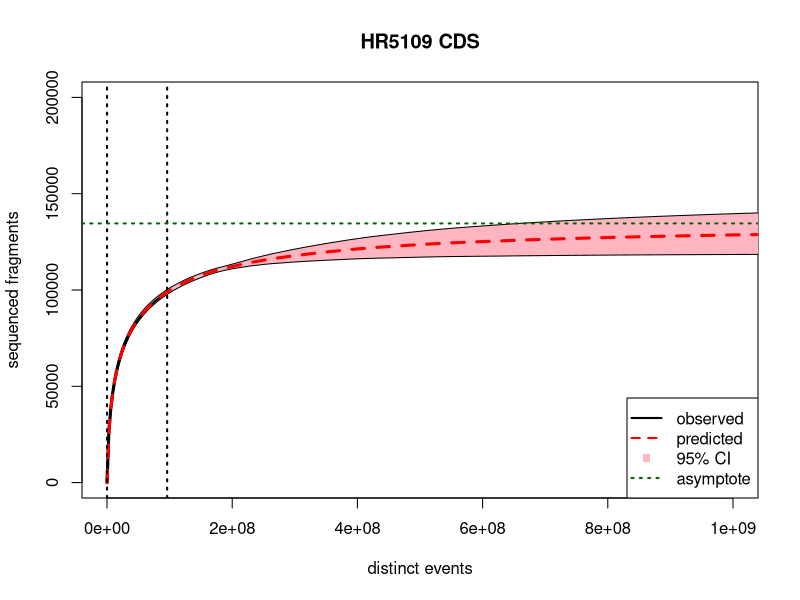
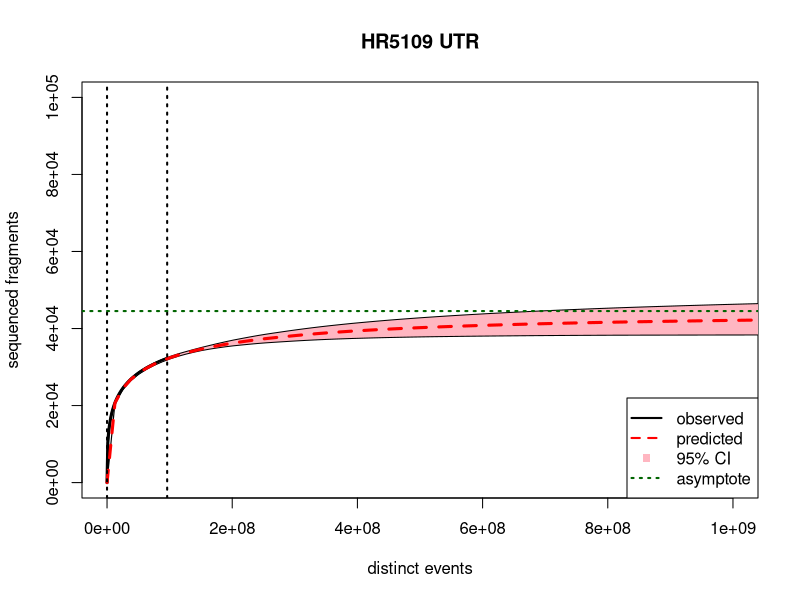
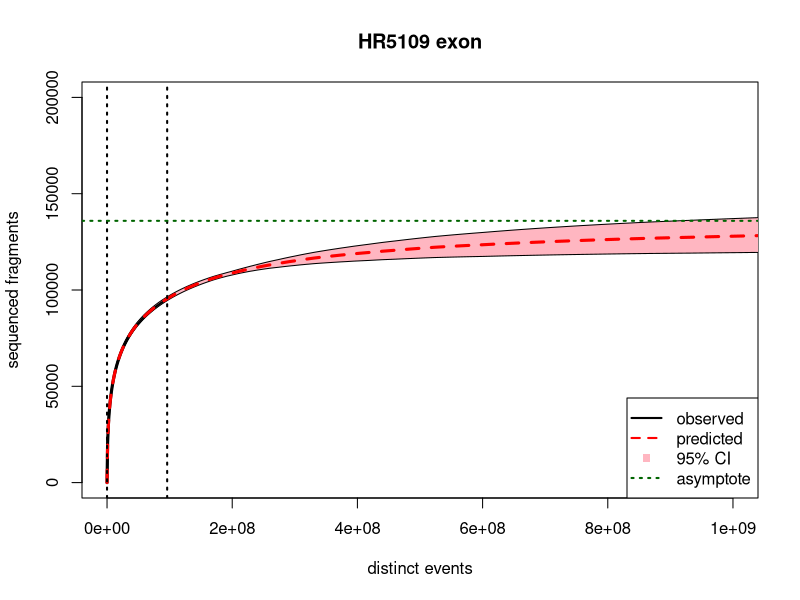
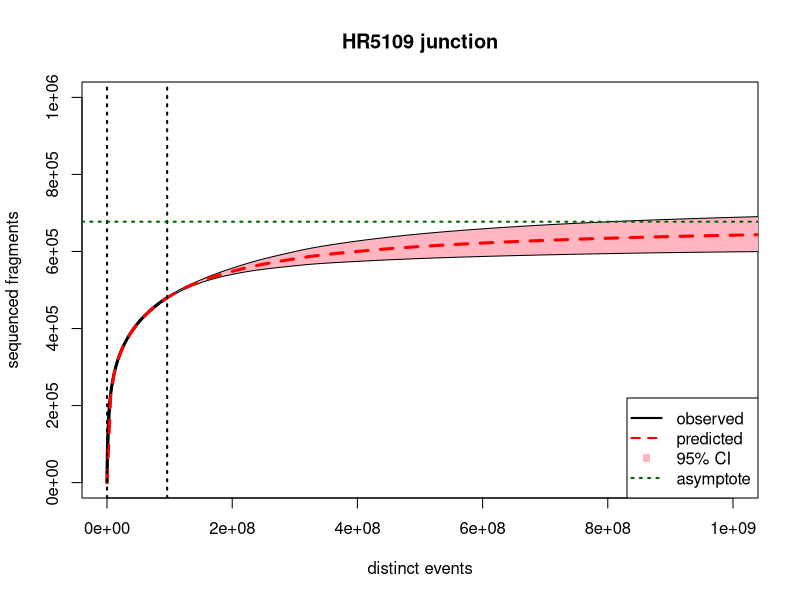
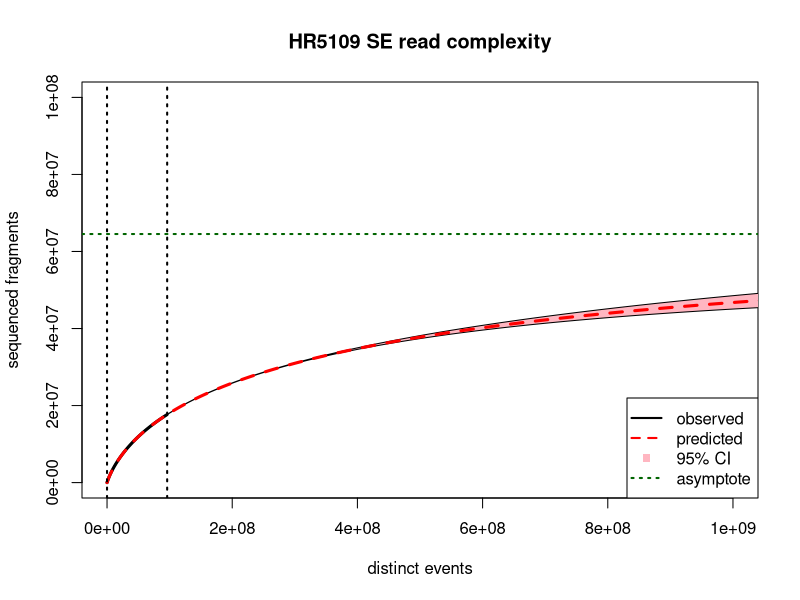
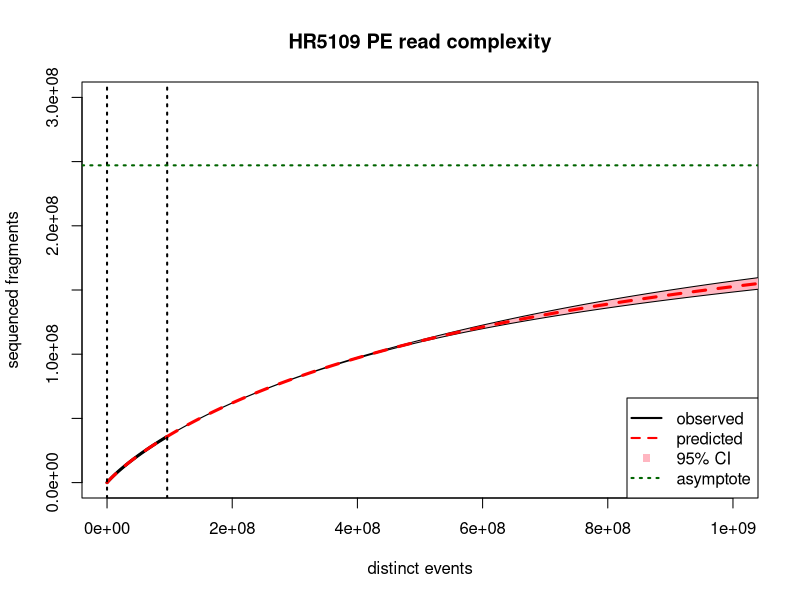

Generate these figures, in order, with R:
## ---- chunk 1
# CDS
mapped_HR5109_features_CDS_counts_lc_extrap = read.table(file="mapped_HR5109_features_CDS_counts_lc_extrap.txt", header=T)
tail(mapped_HR5109_features_CDS_counts_lc_extrap)
mapped_HR5109_features_CDS_counts_c_curve = read.table(file="mapped_HR5109_features_CDS_counts_c_curve.txt", header=T)
tail(mapped_HR5109_features_CDS_counts_c_curve)
scaling_val = 96070080/3194397
plot(scaling_val*mapped_HR5109_features_CDS_counts_c_curve$total_reads, mapped_HR5109_features_CDS_counts_c_curve$distinct_reads, xlim=c(0, 1e9), ylim=c(0, 2e5), lwd=3, type="l", main="HR5109 CDS", xlab="distinct events", ylab="sequenced fragments")
polygon(c(scaling_val*mapped_HR5109_features_CDS_counts_lc_extrap$TOTAL_READS, rev(scaling_val*mapped_HR5109_features_CDS_counts_lc_extrap$TOTAL_READS)), c(mapped_HR5109_features_CDS_counts_lc_extrap$LOWER_0.95CI, rev(mapped_HR5109_features_CDS_counts_lc_extrap$UPPER_0.95CI)), col="lightpink", density=-1)
lines(scaling_val*mapped_HR5109_features_CDS_counts_c_curve$total_reads, mapped_HR5109_features_CDS_counts_c_curve$distinct_reads, lwd=2)
lines(scaling_val*mapped_HR5109_features_CDS_counts_lc_extrap$TOTAL_READS, mapped_HR5109_features_CDS_counts_lc_extrap$EXPECTED_DISTINCT, lty=2, lwd=3, col="red")
abline(v = 0, lty=3, lwd=2)
abline(v = 96070080, lty=3, lwd=2)
abline(h = tail(mapped_HR5109_features_CDS_counts_lc_extrap$EXPECTED_DISTINCT, 1), lty=3, lwd=2, col="darkgreen")
legend("bottomright", legend=c("observed", "predicted", "95% CI", "asymptote"), lty=c(1, 2, NA, 3), pch=c(NA, NA, 15, NA),  lwd=c(2,2,NA,2), col=c("black", "red", "lightpink", "darkgreen"))

# UTR
mapped_HR5109_features_UTR_counts_lc_extrap = read.table(file="mapped_HR5109_features_UTR_counts_lc_extrap.txt", header=T)
tail(mapped_HR5109_features_UTR_counts_lc_extrap)
mapped_HR5109_features_UTR_counts_c_curve = read.table(file="mapped_HR5109_features_UTR_counts_c_curve.txt", header=T)
tail(mapped_HR5109_features_UTR_counts_c_curve)
scaling_val = 96070080/7609716
plot(scaling_val*mapped_HR5109_features_UTR_counts_c_curve$total_reads, mapped_HR5109_features_UTR_counts_c_curve$distinct_reads, xlim=c(0, 1e9), ylim=c(0, 1e5), lwd=3, type="l", main="HR5109 UTR", xlab="distinct events", ylab="sequenced fragments")
polygon(c(scaling_val*mapped_HR5109_features_UTR_counts_lc_extrap$TOTAL_READS, rev(scaling_val*mapped_HR5109_features_UTR_counts_lc_extrap$TOTAL_READS)), c(mapped_HR5109_features_UTR_counts_lc_extrap$LOWER_0.95CI, rev(mapped_HR5109_features_UTR_counts_lc_extrap$UPPER_0.95CI)), col="lightpink", density=-1)
lines(scaling_val*mapped_HR5109_features_UTR_counts_c_curve$total_reads, mapped_HR5109_features_UTR_counts_c_curve$distinct_reads, lwd=2)
lines(scaling_val*mapped_HR5109_features_UTR_counts_lc_extrap$TOTAL_READS, mapped_HR5109_features_UTR_counts_lc_extrap$EXPECTED_DISTINCT, lty=2, lwd=3, col="red")
abline(v = 0, lty=3, lwd=2)
abline(v = 96070080, lty=3, lwd=2)
abline(h = tail(mapped_HR5109_features_UTR_counts_lc_extrap$EXPECTED_DISTINCT, 1), lty=3, lwd=2, col="darkgreen")
legend("bottomright", legend=c("observed", "predicted", "95% CI", "asymptote"), lty=c(1, 2, NA, 3), pch=c(NA, NA, 15, NA),  lwd=c(2,2,NA,2), col=c("black", "red", "lightpink", "darkgreen"))

# exons
mapped_HR5109_features_exon_counts_lc_extrap = read.table(file="mapped_HR5109_features_exon_counts_lc_extrap.txt", header=T)
tail(mapped_HR5109_features_exon_counts_lc_extrap)
mapped_HR5109_features_exon_counts_c_curve = read.table(file="mapped_HR5109_features_exon_counts_c_curve.txt", header=T)
tail(mapped_HR5109_features_exon_counts_c_curve)
scaling_val = 96070080/10220484
plot(scaling_val*mapped_HR5109_features_exon_counts_c_curve$total_reads, mapped_HR5109_features_exon_counts_c_curve$distinct_reads, xlim=c(0, 1e9), ylim=c(0, 2e5), lwd=3, type="l", main="HR5109 exon", xlab="distinct events", ylab="sequenced fragments")
polygon(c(scaling_val*mapped_HR5109_features_exon_counts_lc_extrap$TOTAL_READS, rev(scaling_val*mapped_HR5109_features_exon_counts_lc_extrap$TOTAL_READS)), c(mapped_HR5109_features_exon_counts_lc_extrap$LOWER_0.95CI, rev(mapped_HR5109_features_exon_counts_lc_extrap$UPPER_0.95CI)), col="lightpink", density=-1)
lines(scaling_val*mapped_HR5109_features_exon_counts_c_curve$total_reads, mapped_HR5109_features_exon_counts_c_curve$distinct_reads, lwd=2)
lines(scaling_val*mapped_HR5109_features_exon_counts_lc_extrap$TOTAL_READS, mapped_HR5109_features_exon_counts_lc_extrap$EXPECTED_DISTINCT, lty=2, lwd=3, col="red")
abline(v = 0, lty=3, lwd=2)
abline(v = 96070080, lty=3, lwd=2)
abline(h = tail(mapped_HR5109_features_exon_counts_lc_extrap$EXPECTED_DISTINCT, 1), lty=3, lwd=2, col="darkgreen")
legend("bottomright", legend=c("observed", "predicted", "95% CI", "asymptote"), lty=c(1, 2, NA, 3), pch=c(NA, NA, 15, NA),  lwd=c(2,2,NA,2), col=c("black", "red", "lightpink", "darkgreen"))

# junctions
mapped_HR5109_features_junction_counts_lc_extrap = read.table(file="mapped_HR5109_features_junction_counts_lc_extrap.txt", header=T)
tail(mapped_HR5109_features_junction_counts_lc_extrap)
mapped_HR5109_features_junction_counts_c_curve = read.table(file="mapped_HR5109_features_junction_counts_c_curve.txt", header=T)
tail(mapped_HR5109_features_junction_counts_c_curve)
scaling_val = 96070080/32199494
plot(scaling_val*mapped_HR5109_features_junction_counts_c_curve$total_reads, mapped_HR5109_features_junction_counts_c_curve$distinct_reads, xlim=c(0, 1e9), ylim=c(0, 1e6), lwd=3, type="l", main="HR5109 junction", xlab="distinct events", ylab="sequenced fragments")
polygon(c(scaling_val*mapped_HR5109_features_junction_counts_lc_extrap$TOTAL_READS, rev(scaling_val*mapped_HR5109_features_junction_counts_lc_extrap$TOTAL_READS)), c(mapped_HR5109_features_junction_counts_lc_extrap$LOWER_0.95CI, rev(mapped_HR5109_features_junction_counts_lc_extrap$UPPER_0.95CI)), col="lightpink", density=-1)
lines(scaling_val*mapped_HR5109_features_junction_counts_c_curve$total_reads, mapped_HR5109_features_junction_counts_c_curve$distinct_reads, lwd=2)
lines(scaling_val*mapped_HR5109_features_junction_counts_lc_extrap$TOTAL_READS, mapped_HR5109_features_junction_counts_lc_extrap$EXPECTED_DISTINCT, lty=2, lwd=3, col="red")
abline(v = 0, lty=3, lwd=2)
abline(v = 96070080, lty=3, lwd=2)
abline(h = tail(mapped_HR5109_features_junction_counts_lc_extrap$EXPECTED_DISTINCT, 1), lty=3, lwd=2, col="darkgreen")
legend("bottomright", legend=c("observed", "predicted", "95% CI", "asymptote"), lty=c(1, 2, NA, 3), pch=c(NA, NA, 15, NA),  lwd=c(2,2,NA,2), col=c("black", "red", "lightpink", "darkgreen"))
## ---- chunk 2
# SE read complexity
mapped_HR5109_se_read_dup_lc_extrap = read.table(file="mapped_HR5109_se_read_dup_lc_extrap.txt", header=T)
tail(mapped_HR5109_se_read_dup_lc_extrap)
mapped_HR5109_se_read_dup_c_curve = read.table(file="mapped_HR5109_se_read_dup_c_curve.txt", header=T)
tail(mapped_HR5109_se_read_dup_c_curve)
scaling_val = 96070080/58196054
plot(scaling_val*mapped_HR5109_se_read_dup_c_curve$total_reads, mapped_HR5109_se_read_dup_c_curve$distinct_reads, xlim=c(0, 1e9), ylim=c(0, 1e8), lwd=3, type="l", main="HR5109 SE read complexity", xlab="distinct events", ylab="sequenced fragments")
polygon(c(scaling_val*mapped_HR5109_se_read_dup_lc_extrap$TOTAL_READS, rev(scaling_val*mapped_HR5109_se_read_dup_lc_extrap$TOTAL_READS)), c(mapped_HR5109_se_read_dup_lc_extrap$LOWER_0.95CI, rev(mapped_HR5109_se_read_dup_lc_extrap$UPPER_0.95CI)), col="lightpink", density=-1)
lines(scaling_val*mapped_HR5109_se_read_dup_c_curve$total_reads, mapped_HR5109_se_read_dup_c_curve$distinct_reads, lwd=2)
lines(scaling_val*mapped_HR5109_se_read_dup_lc_extrap$TOTAL_READS, mapped_HR5109_se_read_dup_lc_extrap$EXPECTED_DISTINCT, lty=2, lwd=3, col="red")
abline(v = 0, lty=3, lwd=2)
abline(v = 96070080, lty=3, lwd=2)
abline(h = tail(mapped_HR5109_se_read_dup_lc_extrap$EXPECTED_DISTINCT, 1), lty=3, lwd=2, col="darkgreen")
legend("bottomright", legend=c("observed", "predicted", "95% CI", "asymptote"), lty=c(1, 2, NA, 3), pch=c(NA, NA, 15, NA),  lwd=c(2,2,NA,2), col=c("black", "red", "lightpink", "darkgreen"))

# PE read complexity
mapped_HR5109_pe_read_dup_lc_extrap = read.table(file="mapped_HR5109_pe_read_dup_lc_extrap.txt", header=T)
tail(mapped_HR5109_pe_read_dup_lc_extrap)
mapped_HR5109_pe_read_dup_c_curve = read.table(file="mapped_HR5109_pe_read_dup_c_curve.txt", header=T)
tail(mapped_HR5109_pe_read_dup_c_curve)
scaling_val = 96070080/58196053
plot(scaling_val*mapped_HR5109_pe_read_dup_c_curve$total_reads, mapped_HR5109_pe_read_dup_c_curve$distinct_reads, xlim=c(0, 1e9), ylim=c(0, 3e8), lwd=3, type="l", main="HR5109 PE read complexity", xlab="distinct events", ylab="sequenced fragments")
polygon(c(scaling_val*mapped_HR5109_pe_read_dup_lc_extrap$TOTAL_READS, rev(scaling_val*mapped_HR5109_pe_read_dup_lc_extrap$TOTAL_READS)), c(mapped_HR5109_pe_read_dup_lc_extrap$LOWER_0.95CI, rev(mapped_HR5109_pe_read_dup_lc_extrap$UPPER_0.95CI)), col="lightpink", density=-1)
lines(scaling_val*mapped_HR5109_pe_read_dup_c_curve$total_reads, mapped_HR5109_pe_read_dup_c_curve$distinct_reads, lwd=2)
lines(scaling_val*mapped_HR5109_pe_read_dup_lc_extrap$TOTAL_READS, mapped_HR5109_pe_read_dup_lc_extrap$EXPECTED_DISTINCT, lty=2, lwd=3, col="red")
abline(v = 0, lty=3, lwd=2)
abline(v = 96070080, lty=3, lwd=2)
abline(h = tail(mapped_HR5109_pe_read_dup_lc_extrap$EXPECTED_DISTINCT, 1), lty=3, lwd=2, col="darkgreen")
legend("bottomright", legend=c("observed", "predicted", "95% CI", "asymptote"), lty=c(1, 2, NA, 3), pch=c(NA, NA, 15, NA),  lwd=c(2,2,NA,2), col=c("black", "red", "lightpink", "darkgreen"))
